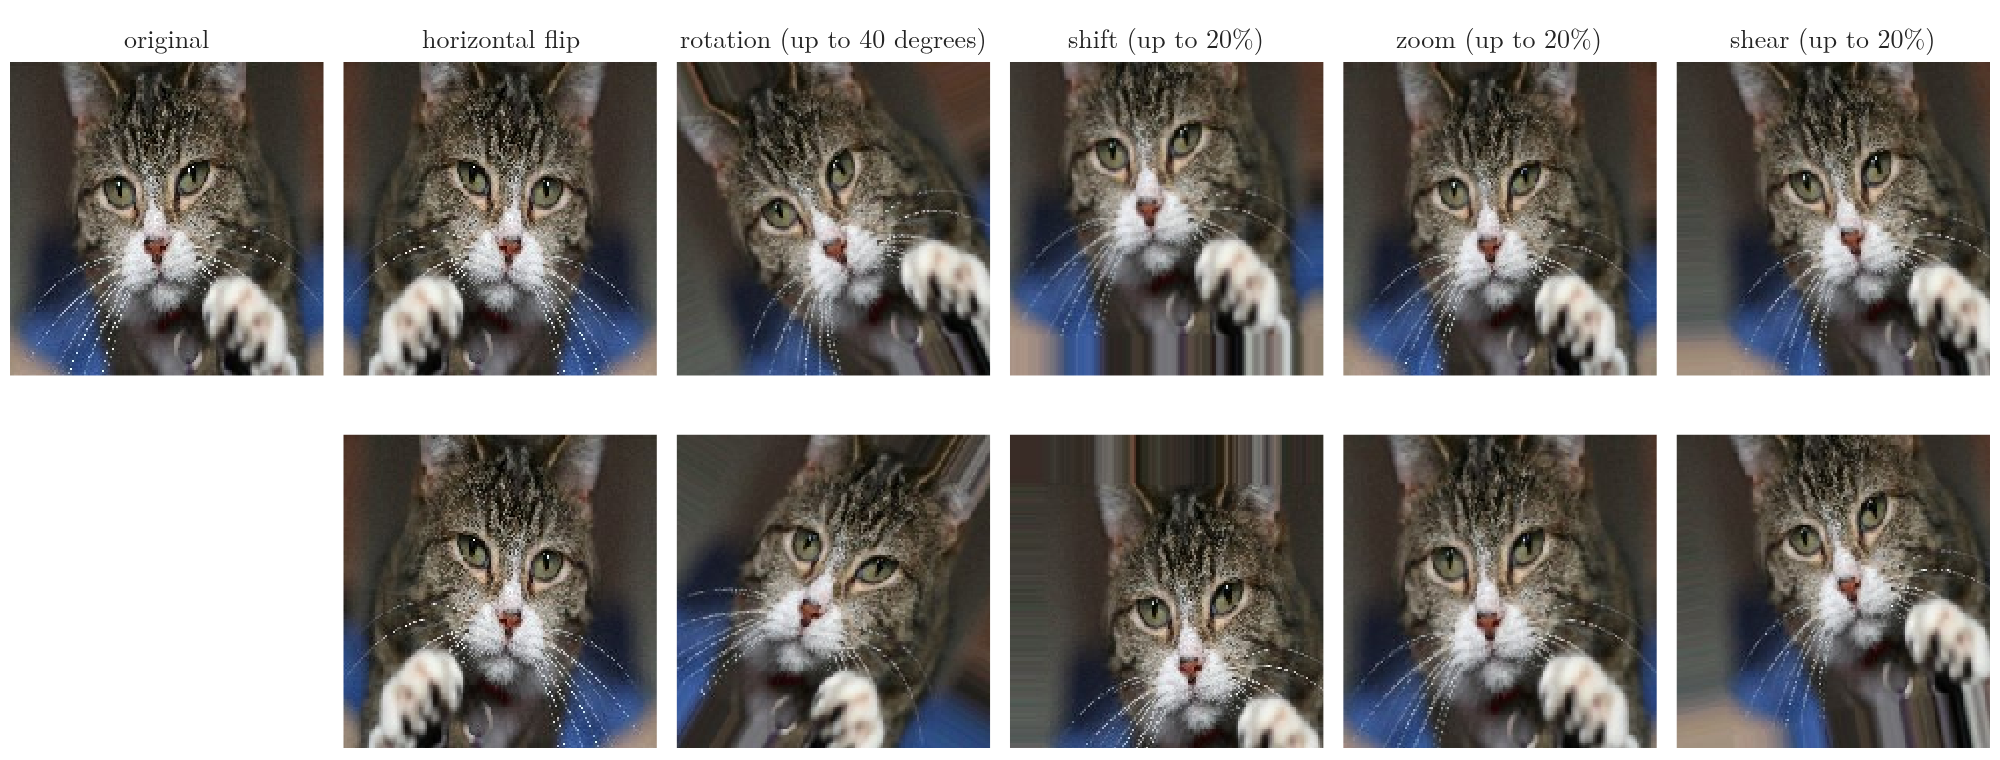

Recreate this plot in Python.
"""One kitten photo and two random versions from each of five transformations (Plotly image grid)."""
from pathlib import Path
import numpy as np
from PIL import Image
import plotly.graph_objects as go
from plotly.subplots import make_subplots
from common import FONT

here = Path(__file__).parent
aug = here.parent / "data" / "aug"
names = ["flip", "rotation", "shift", "zoom", "shear"]
labels = {"flip": "horizontal flip", "rotation": "rotation (up to 40 degrees)", "shift": "shift (up to 20%)",
          "zoom": "zoom (up to 20%)", "shear": "shear (up to 20%)"}
fig = make_subplots(rows=2, cols=6, horizontal_spacing=0.01, vertical_spacing=0.08,
                    subplot_titles=["original"] + [labels[n] for n in names] + [""] * 6)
fig.add_trace(go.Image(z=np.array(Image.open(aug / "original.jpg"))), row=1, col=1)
for c, n in enumerate(names, start=2):
    for r in (1, 2):
        fig.add_trace(go.Image(z=np.array(Image.open(aug / f"{n}_{r - 1}.jpg"))), row=r, col=c)
fig.update_xaxes(visible=False)
fig.update_yaxes(visible=False)
fig.update_annotations(font=dict(size=13))
fig.update_layout(template="simple_white", width=1000, height=380, font=FONT, margin=dict(l=5, r=5, t=30, b=5))
fig.write_image(here / "transforms.png", scale=2)
fig.write_image(here / "transforms.pdf")
